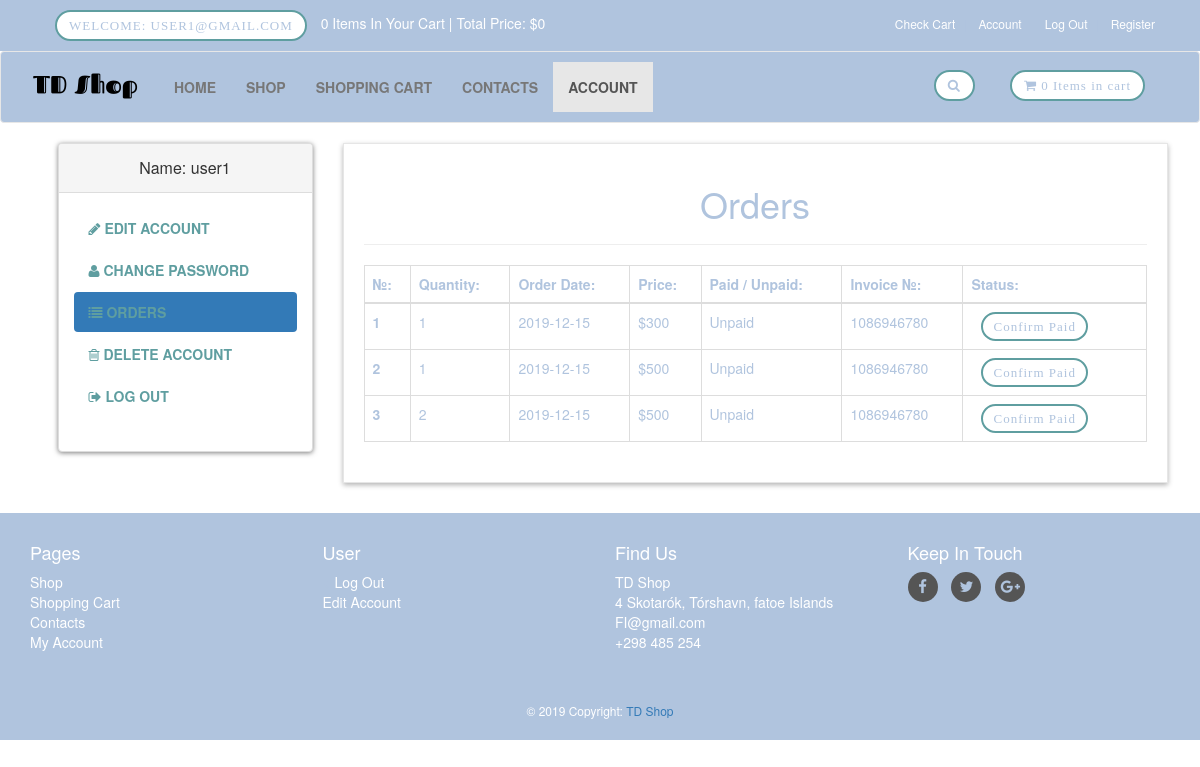
Screenshot of /customer/account.php?orders (signed in) with the database file from the repository.
### tables this page shows
CREATE TABLE `customers` (
  `customer_id` int(10) NOT NULL,
  `customer_name` varchar(255) NOT NULL,
  `customer_phone` varchar(255) NOT NULL,
  `customer_email` varchar(255) NOT NULL,
  `customer_address` text NOT NULL,
  `customer_city` text NOT NULL,
  `customer_country` text NOT NULL,
  `customer_pass` varchar(255) NOT NULL,
  `customer_ip` varchar(100) NOT NULL
);

CREATE TABLE `customer_orders` (
  `order_id` int(10) NOT NULL,
  `customer_id` int(10) NOT NULL,
  `qty` int(10) NOT NULL,
  `order_date` date NOT NULL,
  `price` int(100) NOT NULL,
  `order_status` text NOT NULL,
  `invoice_no` int(100) NOT NULL
);

### customer/orders.php (the view)
<center>
    <h1>Orders </h1>
</center>
<hr>
<div class="table-responsive">
    <table class="table table-bordered table-hover">
        <thead>
            <tr>
                <th> №: </th>
                <th> Quantity: </th>
                <th> Order Date:</th>
                <th> Price: </th>
                <th> Paid / Unpaid: </th>
                <th> Invoice №: </th>
                <th> Status: </th>
            </tr>
        </thead>
        <tbody>
            <?php
            $customer_session = $_SESSION['customer_email'];
            $get_customer = "select * from customers where customer_email='$customer_session'";
            $run_customer = mysqli_query($con,$get_customer);
            $row_customer = mysqli_fetch_array($run_customer);
            $customer_id = $row_customer['customer_id'];
            $get_orders = "select * from customer_orders where customer_id='$customer_id'";
            $run_orders = mysqli_query($con,$get_orders);
            $i = 0;
            while($row_orders = mysqli_fetch_array($run_orders)){
                $order_id = $row_orders['order_id'];
                $qty = $row_orders['qty'];
                $order_date = substr($row_orders['order_date'],0,11);
                $get_price = $row_orders['price'];
                $order_status = $row_orders['order_status'];
                $invoice_no = $row_orders['invoice_no'];
                $i++;
                if($order_status=='pending'){
                    $order_status = 'Unpaid';
                }else{
                    $order_status = 'Paid';
                }
            ?>
            <tr>
                <th> <?php echo $i; ?> </th>
                <td> <?php echo $qty; ?> </td>
                <td> <?php echo $order_date; ?> </td>
                <td> $<?php echo $get_price; ?> </td>
                <td> <?php echo $order_status; ?> </td>
                <td> <?php echo $invoice_no; ?> </td>
                <td>
                    <a href="confirm.php?order_id='<?php echo $order_id; ?>'" target="_blank" class="btn btn-primary btn-sm"> Confirm Paid </a>
                </td>
            </tr>
            <?php } ?>
        </tbody>
    </table>
</div>

### customer/account.php (shortened to what this page needs)
<?php
if(!isset($_SESSION['customer_email'])){
    echo "<script>window.open('../checkout.php','_self')</script>";
}else{
include("functions/functions.php");
}
?>
<!DOCTYPE html>
<html lang="en">
<head>
    <link rel="stylesheet" href="styles/bootstrap-337.min.css">
    <link rel="stylesheet" href="font-awsome/css/font-awesome.min.css">
    <link rel="stylesheet" href="styles/style.css">
</head>
<body>
   <div id="top">
       <div class="container">
           <div class="col-md-6 offer">
            <a href="#" class="btn btn-success btn-primary">
                   <?php
                   if(!isset($_SESSION['customer_email'])){
                       echo "Welcome: Guest";
                   }else{
                       echo "Welcome: " . $_SESSION['customer_email'] . "";
                   }
                   ?>
               </a>
               <a href="../checkout.php" style="color:white"><?php items(); ?> Items In Your Cart | Total Price: <?php total_price(); ?> </a>
           </div>
           <div class="col-md-6">
               <ul class="menu">
                   <li>
                       <a href="../cart.php">Check Cart</a>
                   </li>
                   <li>
                       <a href="account.php">Account</a>
                   </li>
                   <li>
                     <a href="../checkout.php">
                     <?php
                     if(!isset($_SESSION['customer_email'])){
                          echo "<a href='../checkout.php'> Login </a>";
                         }else{
                          echo " <a href='logout.php'> Log Out </a> ";
                         }
                     ?>
                     </a>
                   </li>
                   <li>
                       <a href="../register.php">Register</a>
                   </li>
               </ul>
           </div>
       </div>
   </div>
   <div id="navbar" class="navbar navbar-default">
       <div class="container">
           <div class="navbar-header">
               <a href="../index.php" class="navbar-brand home">
                   <img src="images/Webshop-logo.png" alt="Webshop Logo" class="hidden-xs">
               </a>
           </div>
           <div class="navbar-collapse collapse" id="navigation">
               <div class="padding-nav">
                   <ul class="nav navbar-nav left">
                       <li >
                           <a href="../index.php">Home</a>
                       </li>
                       <li>
                           <a href="../shop.php">Shop</a>
                       </li>
                       <li>
                           <a href="../cart.php">Shopping Cart</a>
                       </li>
                       <li>
                           <a href="../contact.php">Contacts</a>
                       </li>
                        <li class="active">
                          <?php
                           if(!isset($_SESSION['customer_email'])){
                               echo"<a href='../checkout.php'>Account</a>";
                           }else{
                              echo"<a href='account.php?orders'>Account</a>";
                           }
                           ?>
                       </li>
                   </ul>
               </div>
               <a href="../cart.php" class="btn navbar-btn btn-primary right">
                   <i class="fa fa-shopping-cart"></i>
                   <span><?php items(); ?> Items in cart </span>
               </a>
               <div class="navbar-collapse collapse right">
                   <button class="btn btn-primary navbar-btn" type="button" data-toggle="collapse" data-target="#search">
                       <i class="fa fa-search"></i>
                   </button>
               </div>
           </div>
       </div>
   </div>
   <div id="content">
       <div class="container">
           <div class="col-md-3">
           <?php
            include("sidebar1.php");
            ?>
           </div>
           <div class="col-md-9">
               <div class="box">
                 <?php
                 if (isset($_GET['orders'])){
                     include("orders.php");
                 }
                 ?>
               </div>
           </div>
       </div>
   </div>
   <?php
    include("footer1.php");
    ?>
</body>
</html>

### customer/functions/functions.php (shortened to what this page needs)
<?php
$db = mysqli_connect("localhost","root","","TD-Shop");
function getIpFunc(){
    switch(true){
            default : return $_SERVER['REMOTE_ADDR'];
    }
}
function items(){
    global $db;
    $ip_add = getIpFunc();
    $get_items = "select * from cart where ip_add='$ip_add'";
    $run_items = mysqli_query($db,$get_items);
    $count_items = mysqli_num_rows($run_items);
    echo $count_items;
}
function total_price(){
    $total = 0;
    echo "$" . $total;
}
?>

### customer/sidebar1.php
<div class="panel panel-default sidebar-menu">
    <div class="panel-heading">
        <?php
        $customer_session = $_SESSION['customer_email'];
        $get_customer = "select * from customers where customer_email='$customer_session'";
        $run_customer = mysqli_query($con,$get_customer);
        $row_customer = mysqli_fetch_array($run_customer);
        $customer_name = $row_customer['customer_name'];
        if(!isset($_SESSION['customer_email'])){
        }else{
            echo "
                <h3 class='panel-title' align='center'>
                    Name: $customer_name
                </h3>
            ";
        }
        ?>
    </div>
    <div class="panel-body">
        <ul class="nav-pills nav-stacked nav category-menu">
            <li class="<?php if(isset($_GET['edit_acc'])){ echo "active"; } ?>">
                <a href="account.php?edit_acc">
                    <i class="fa fa-pencil"></i> Edit Account
                </a>
            </li>
            <li class="<?php if(isset($_GET['change_pass'])){ echo "active"; } ?>">
                <a href="account.php?change_pass">
                    <i class="fa fa-user"></i> Change Password
                </a>
            </li>
            <li class="<?php if(isset($_GET['orders'])){ echo "active"; } ?>">
                <a href="account.php?orders">
                    <i class="fa fa-list"></i> Orders
                </a>
            </li>
            <li class="<?php if(isset($_GET['delete_account'])){ echo "active"; } ?>">
                <a href="account.php?delete_account">
                    <i class="fa fa-trash-o"></i> Delete Account
                </a>
            </li>
            <li>
                <a href="logout.php">
                    <i class="fa fa-sign-out"></i> Log Out
                </a>
            </li>
        </ul>
    </div>
</div>

### customer/footer1.php (shortened to what this page needs)
<div id="footer">
    <div class="container">
        <div class="row">
            <div class="col-sm-6 col-md-3">
               <h4>Pages</h4>
                <ul>
                    <li><a href="../shop.php">Shop</a></li>
                    <li><a href="../cart.php">Shopping Cart</a></li>
                    <li><a href="../contact.php">Contacts</a></li>
                    <li>
                    <?php
                       if(!isset($_SESSION['customer_email'])){
                           echo"<a href='../checkout.php'>My Account</a>";
                       }else{
                          echo"<a href='account.php?orders'>My Account</a>";
                       }
                       ?>
                    </li>
                </ul>
            </div>
            <div class="com-sm-6 col-md-3">
                 <h4>User</h4>
                <ul>
                    <li><
                    <a href="../checkout.php">
                     <?php
                     if(!isset($_SESSION['customer_email'])){
                          echo "<a href='../checkout.php'> Login </a>";
                         }else{
                          echo " <a href='logout.php'> Log Out </a> ";
                         }
                     ?>
                     </a>
                    </li>
                    <li>
                        <?php
                           if(!isset($_SESSION['customer_email'])){
                               echo"<a href='../register.php'> Register </a>";
                           }else{
                              echo"<a href='account.php?edit_acc'> Edit Account </a>";
                           }
                           ?>
                    </li>
                </ul>
            </div>
            <div class="col-sm-6 col-md-3">
                <h4>Find Us</h4>
                <p>
                    <a>TD Shop</a>
                    <br/><a>4 Skotarók, Tórshavn, fatoe Islands</a>
                    <br/><a>FI@gmail.com</a>
                    <br/><a>+298 485 254</a>
                </p>
            </div>
            <div class="col-sm-6 col-md-3">
                <h4>Keep In Touch</h4>
                <p class="social">
                    <a href="#" class="fa fa-facebook"></a>
                    <a href="#" class="fa fa-twitter"></a>
                    <a href="#" class="fa fa-google-plus"></a>
                </p>
            </div>
        </div>
    </div>
</div>
<div id="copyright">
    <div class="container">
        <div class="footer-copyright text-center py-3 mdb-color indigo lighten-3 ">© 2019 Copyright:
            <a href="https://hestagentur.no/wp-content/uploads/2018/10/Thomas_Ekstro%CC%88m_Scandinavian_Traveler_05.jpg"> TD Shop</a>
        </div>
    </div>
</div>

### customer/styles/style.css (style rules this page uses)
body { font-size: 14px; line-height: 1.42857143; color: #B0C4DE; background: #ffffff; overflow-x: hidden; }
#top { background: #B0C4DE; color: #ffffff; padding: 10px 0; }
#top .offer { color: #ffffff; }
#top .offer .btn { text-transform: uppercase; }
#top a { color: #B0C4DE; }
#top ul.menu { padding-top: 5px; margin: 0px; text-align: right; font-size: 12px; list-style: none; }
#top ul.menu > li { display: inline-block; }
#top ul.menu > li a { color: #ffffff; }
#top ul.menu > li + li:before { content: "|\00a0"; color: #B0C4DE; padding: 0 5px; }
.navbar { background: #B0C4DE; }
.navbar-collapse .right { float: right; }
.navbar-brand { float: left; padding: 10px 15px; font-size: 18px; line-height: 20px; height: 70px; }
.navbar ul.nav > li > a { text-transform: uppercase; font-weight: bold; font-size: 14px; background: #B0C4DE; }
.padding-nav { padding-top: 10px; }
.btn { margin-left: 10px; margin-right: 10px; }
.btn-primary { font-family: Raleway-SemiBold; font-size: 13px; color: #B0C4DE; letter-spacing: 1px; line-height: 15px; border: 2px solid #5F9EA0; border-radius: 40px; background: transparent; background-color: #fff !important; transition: all 0.3s ease 0s; }
.box { background: #ffffff; margin: 0 0 30px; border: solid 1px #e6e6e6; box-sizing: border-box; padding: 20px; box-shadow: 0px 2px 5px rgba(0, 0, 0, .3); }
#content { padding-left: 25px; }
#footer { background: #B0C4DE; padding: 20px 0; }
#footer a { color: #ffffff; padding: 0; text-decoration: none; }
#footer ul { list-style: none; padding-left: 0px; }
#footer h4 { color: #ffffff; }
#footer .social { text-align: left; }
#footer .social a { margin: 0px 10px 0px 0px; display: inline-block; color: #B0C4DE; width: 30px; height: 30px; border-radius: 15px; line-height: 30px; font-size: 15px; text-align: center; vertical-align: bottom; background: #555555; text-decoration: none; }
#copyright { background: #B0C4DE; color: #ffffff; padding: 20px 0px; font-size: 12px; }
#content .panel.sidebar-menu { box-sizing: border-box; box-shadow: 0px 1px 5px rgba(0, 0, 0, .5); }
#content .panel.sidebar-menu ul.nav.category-menu { margin-bottom: 20px; }
#content .panel.sidebar-menu ul.nav.category-menu li a { text-transform: uppercase; font-weight: 600; color: #5F9EA0; }
#content .panel.sidebar-menu h3 { padding: 5px 0px; margin: 0px; }

### rows the page displays
customers: customer_name "user1"
customer_orders: qty "1", order_date "2019-12-15", price "300", order_status "Unpaid", invoice_no "1086946780"
customer_orders: qty "1", order_date "2019-12-15", price "500", order_status "Unpaid", invoice_no "1086946780"
customer_orders: qty "2", order_date "2019-12-15", price "500", order_status "Unpaid", invoice_no "1086946780"

### other values shown
$_SESSION['customer_email'] "USER1@GMAIL.COM"
$count_items "0 0"
$total "0"
